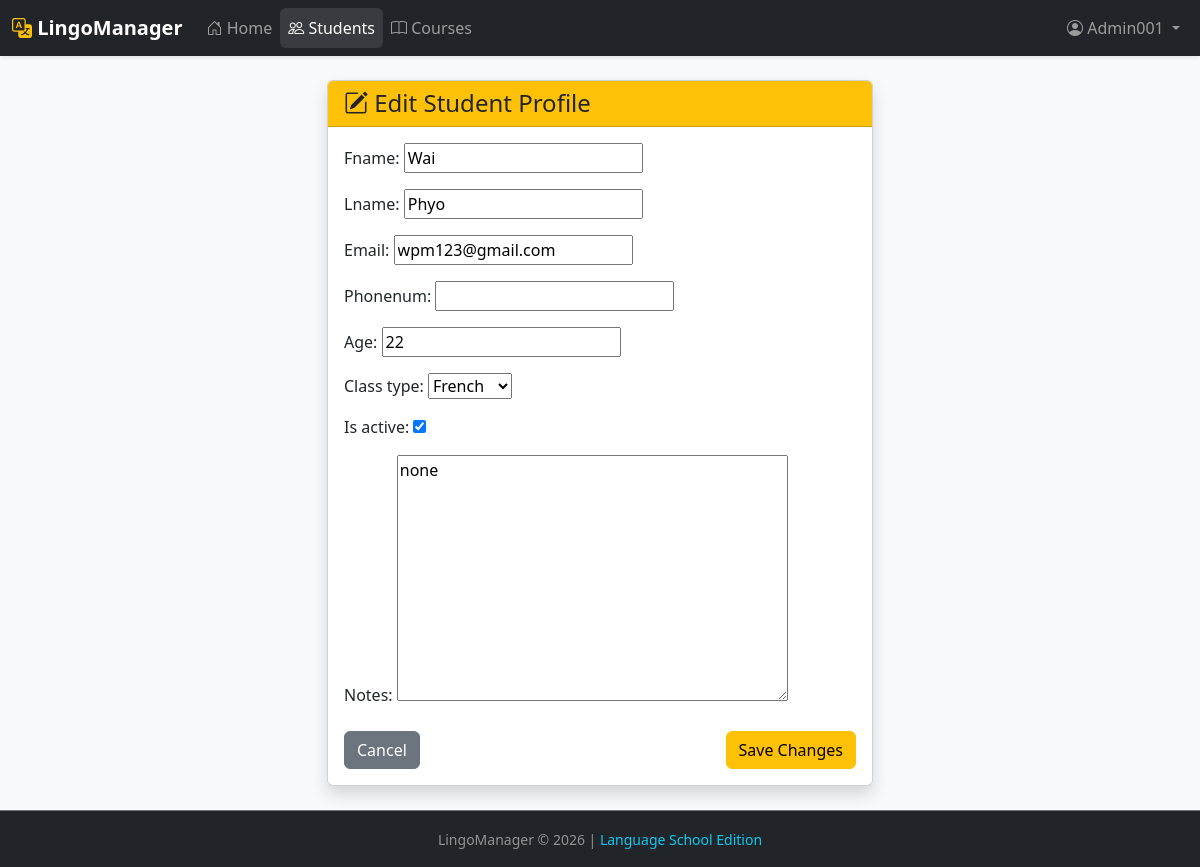
The app's page /students/edit/2/ (signed in) with its own data.
### Core/models.py (models this page shows, shortened)
class Student(models.Model):
    Classes = [
        ('English', 'English'),
        ('French', 'French'),
        ('German', 'German'),
        ('Spanish', 'Spanish'),
        ('Italian', 'Italian'),
    ]
    id = models.AutoField(primary_key=True)
    user = models.OneToOneField(User, on_delete=models.CASCADE)
    fname = models.CharField(max_length=100)
    lname = models.CharField(max_length=100)
    email = models.EmailField(unique=True)
    phonenum = models.CharField(max_length=15, blank=True, null=True)
    age = models.IntegerField()
    class_type = models.CharField(max_length=30, choices=Classes, default='English')
    enrolled_date = models.DateField(auto_now_add=True)
    is_active = models.BooleanField(default=True)
    notes = models.TextField(max_length=200, blank=True, null=True)

### Core/views.py (the view)
# urls.py: path('students/edit/<int:student_id>/', views.StudentEdit, name='student_edit'),
@user_passes_test(user_is_staff)
def StudentEdit(request, student_id):
    student = get_object_or_404(Student, id=student_id)
    if request.method == 'POST':
        form = StudentForm(request.POST, instance=student)
        if form.is_valid():
            form.save()
            return redirect('student_details', student_id=student.id)
    else:
        form = StudentForm(instance=student)
    return render(request, 'editstudent.html', {'form': form, 'student': student})

### Core/forms.py
class StudentForm(forms.ModelForm):
    class Meta:
        model = Student
        fields = '__all__'  # change this to specific fields when the project is more developed
        exclude = ['user']  # Exclude the user field since it will be set automatically based on the logged-in user

### Core/views.py (called while the page is built)
def user_is_staff(user):
    return user.is_staff

### Core/templates/editstudent.html (shortened to what this page needs)
{% extends "base.html" %}
{% block content %}
<div class="row justify-content-center">
    <div class="col-md-6">
        <div class="card shadow">
            <div class="card-header bg-warning text-dark">
                <h4 class="mb-0"><i class="bi bi-pencil-square"></i> Edit Student Profile</h4>
            </div>
            <div class="card-body">
                <form method="POST">
                    {{ form.as_p }}
                    <div class="mt-4 d-flex justify-content-between">
                        <a href="{% url 'studentlist' %}" class="btn btn-secondary">Cancel</a>
                        <button type="submit" class="btn btn-warning">Save Changes</button>
                    </div>
                </form>
            </div>
        </div>
    </div>
</div>
{% endblock %}

### Core/templates/base.html (shortened to what this page needs)
{% load static %}
<!DOCTYPE html>
<html lang="en">
<head>
    <link href="https://cdn.jsdelivr.net/npm/bootstrap@5.3.0/dist/css/bootstrap.min.css" rel="stylesheet">
    <link rel="stylesheet" href="https://cdn.jsdelivr.net/npm/bootstrap-icons@1.10.5/font/bootstrap-icons.css">
    <link rel="stylesheet" href="{% static 'Core/css/styles.css' %}">
</head>
<body class="d-flex flex-column min-vh-100 bg-light">
    <nav class="navbar navbar-expand-lg navbar-dark bg-dark shadow-sm">
        <div class="container-fluid">
            <a class="navbar-brand fw-bold" href="{% url 'home' %}">
                <i class="bi bi-translate text-warning"></i> LingoManager
            </a>
            <div class="collapse navbar-collapse" id="navbarNav">
                <ul class="navbar-nav me-auto">
                    <li class="nav-item">
                        <a class="nav-link {% if request.resolver_match.url_name == 'home' %}active{% endif %}" href="{% url 'home' %}">
                            <i class="bi bi-house-door"></i> Home
                        </a>
                    </li>
                    {% if user.is_authenticated %}
                        {% if user.is_staff %}
                        <li class="nav-item">
                            <a class="nav-link {% if 'student' in request.path %}active{% endif %}" href="{% url 'studentlist' %}">
                                <i class="bi bi-people"></i> Students
                            </a>
                        </li>
                        {% endif %}
                        <li class="nav-item">
                            <a class="nav-link" href="{% url 'course_list' %}">
                                <i class="bi bi-book"></i> Courses
                            </a>
                        </li>
                    {% endif %}
                </ul>
                <ul class="navbar-nav">
                    {% if user.is_authenticated %}
                    <li class="nav-item dropdown">
                        <a class="nav-link dropdown-toggle" href="#" role="button" data-bs-toggle="dropdown">
                            <i class="bi bi-person-circle"></i> {{ user.username|title }}
                        </a>
                    </li>
                    {% else %}
                    <li class="nav-item">
                        <a class="btn btn-outline-light btn-sm px-3" href="{% url 'login' %}">Login</a>
                    </li>
                    {% endif %}
                </ul>
            </div>
        </div>
    </nav>
    <main class="flex-grow-1">
        <div class="container py-4">
            {% block content %}{% endblock %}
        </div>
    </main>
    <footer class="bg-dark text-white-50 mt-auto py-3 border-top border-secondary">
        <div class="container text-center">
            <small>LingoManager &copy; {% now "Y" %} | <span class="text-info">Language School Edition</span></small>
        </div>
    </footer>
</body>
</html>

### Core/static/css/styles.css (style rules this page uses)
.card { transition: transform 0.2s ease, box-shadow 0.2s ease; }
.navbar-nav .nav-link.active { color: #fff !important; background-color: rgba(255, 255, 255, 0.1); border-radius: 0.375rem; }
.btn, .nav-link, .card { transition: all 0.2s ease; }

### records on screen
Student: fname "Wai", lname "Phyo", email "wpm123@gmail.com", age "22", class_type "French", is_active "☑", notes "none"

### other values on screen
{{ user.username|title }} "Admin001"
